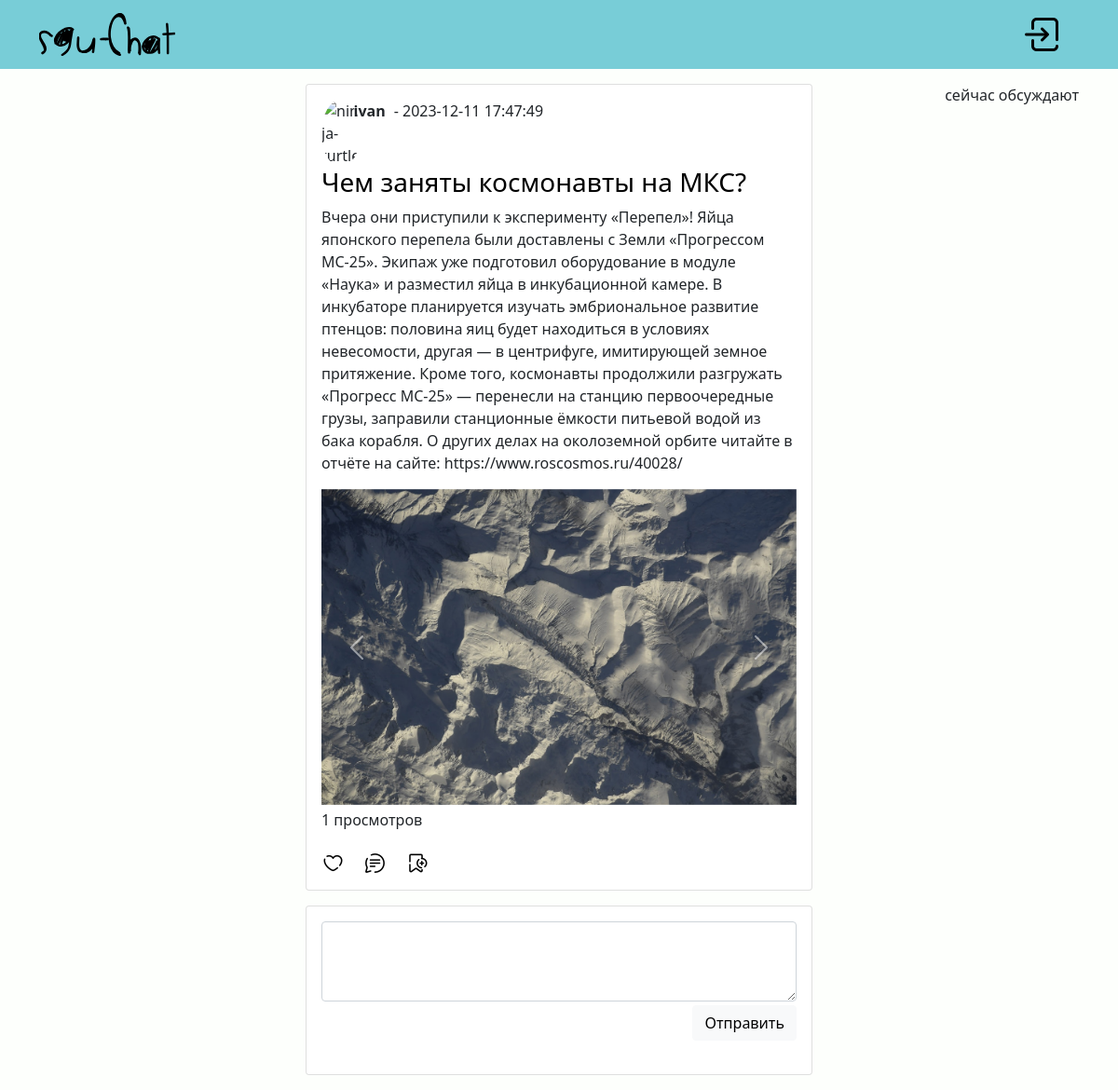
The app's page /post/4 with its own data.
### tables this page shows
CREATE TABLE user(
    id INTEGER PRIMARY KEY AUTOINCREMENT,
    username VARCHAR(32) UNIQUE NOT NULL,
    email TEXT NOT NULL UNIQUE,
    password TEXT NOT NULL,
    create_date TIMESTAMP NOT NULL DEFAULT CURRENT_TIMESTAMP,
    avatar TEXT NULL,
    country TEXT NULL,
    birthday TEXT NULL,
    gender TEXT NULL,
    bio TEXT NULL,
    study TEXT NULL
);

CREATE TABLE post(
    id INTEGER PRIMARY KEY AUTOINCREMENT,
    title TEXT NOT NULL,
    data TEXT NOT NULL,
    created TIMESTAMP NOT NULL DEFAULT CURRENT_TIMESTAMP,
    author_id INTEGER NOT NULL,
    FOREIGN KEY(author_id) REFERENCES user(id)
);

CREATE TABLE posts_statistics(
    id INTEGER PRIMARY KEY AUTOINCREMENT,
    views INTEGER NULL,
    likes INTEGER NULL,
    reposts INTEGER NULL,
    post_id INTEGER NOT NULL,
    FOREIGN KEY(post_id) REFERENCES post(id)
);

### website/views/post.py (the view)
@post.route('/<post_id>', methods=['GET', 'POST'])
def post_page(post_id):
    repository = RepositoryFactory()
    post_repo = repository.create_post_repository()
    comment_repo = repository.create_comments_repository()
    statistics_repo = repository.create_statistics_repository()
    user_id = session.get('user_id')
    if request.method == 'GET':
        view = int(statistics_repo.get_view(post_id))
        view += 1
        statistics_repo.update_views(post_id, view)
    if request.method == 'POST':
        if 'submit-comment' in request.form:
            data = request.form['comment']
            comment_repo.comment_to_db(data, post_id, user_id)
    post_on_page = post_repo.get_post(post_id)
    comments_on_page = comment_repo.get_comments(post_id)
    return render_template('blog/post.html', post=post_on_page, comments=comments_on_page)

### website/auth.py (called while the page is built)
@auth.before_app_request
def load_logged_in_user():
    user_id = session.get('user_id')
    if user_id is None:
        g.user = None
    else:
        g.user = get_db().execute('SELECT * FROM user WHERE id = ?', (user_id,)).fetchone()

### website/db.py (called while the page is built)
def get_db():
    if 'db' not in g:
        g.db = sqlite3.connect(
            current_app.config['DATABASE'],
            detect_types=sqlite3.PARSE_DECLTYPES
        )
        g.db.row_factory = sqlite3.Row
    return g.db

### website/repo/repositories/comment_repository.py (called while the page is built)
    def get_comments(self, post_id):
        return self.db.execute(
            'SELECT * FROM comments JOIN user ON comments.author_id = user.id WHERE post_id = ? ORDER BY created DESC',
            (post_id,)).fetchall()

### website/repo/repositories/post_repository.py (called while the page is built)
    def get_post(self, post_id):
        return self.db.execute('SELECT post.*, user.*, GROUP_CONCAT(files_post.filename) AS filenames, stats.* '
                               'FROM post '
                               'JOIN user ON post.author_id = user.id '
                               'JOIN files_post ON post.id = files_post.post_id '
                               'JOIN posts_statistics AS stats ON post.id = stats.id '
                               'WHERE post.id = ?', (post_id,)).fetchone()

### website/repo/repositories/statistics_repository.py (called while the page is built)
    def update_views(self, post_id, views):
        self.db.execute('UPDATE posts_statistics SET views = ? WHERE post_id = ?', (views, post_id))
        self.db.commit()

    def get_view(self, post_id):
        return self.db.execute('SELECT views FROM posts_statistics WHERE post_id = ?', (post_id,)).fetchone()[0]

### website/repo/repository_factory.py (called while the page is built)
    def create_post_repository(self):
        return PostRepository(self.db)

    def create_comments_repository(self):
        return CommentsRepository(self.db)

    def create_statistics_repository(self):
        return StatisticsRepository(self.db)

### website/templates/blog/post.html (shortened to what this page needs)
{% extends "base.html" %}{% block title %}{{ post.title }}{% endblock %}
{% block content %}
<div class="card my-3" style="width:34rem;">
    <div class="card-body">
        <div class="row">
            <div class="col-1 text-start">
                <img width="28" height="28" class="circle" src="{{ url_for('static', filename='users_files/' + post.avatar) }}" alt="ninja-turtle"/>
            </div>
            <div class="col-auto text-start">
                <p class="fw-bold usr-post-margin">{{post.username}}</p>
            </div>
            <div class="col text-start">
                <p class="date-margin">- {{post.created}}</p>
            </div>
        </div>
        <div class="col text-start">
            <a class="aa" href="{{ url_for('post.post_page', post_id=post.id) }}"><h3>{{ post.title }}</h3></a>
        </div>
        <div class="col text-start">
            <p>{{post.data}}</p>
        </div>
        <div class="col text-center">
            <div id="carousel{{post.id}}" class="carousel slide carousel-fade" data-bs-ride="carousel">
              <div class="carousel-inner">
                {% for filename in post.filenames.split(',') %}
                {% if loop.index == 1 %}
                <div class="carousel-item active">
                  <img src="{{ url_for('static', filename='post_files/' + filename)}}" class="d-block w-100" alt="...">
                </div>
                {% else %}
                <div class="carousel-item">
                  <img src="{{ url_for('static', filename='post_files/' + filename)}}" class="d-block w-100" alt="...">
                </div>
                {% endif %}
                {% endfor %}
              </div>
              <button class="carousel-control-prev" type="button" data-bs-target="#carousel{{post.id}}" data-bs-slide="prev">
                <span class="carousel-control-prev-icon" aria-hidden="true"></span>
              </button>
              <button class="carousel-control-next" type="button" data-bs-target="#carousel{{post.id}}" data-bs-slide="next">
                <span class="carousel-control-next-icon" aria-hidden="true"></span>
              </button>
            </div>
        </div>
        <div class="row">
            <div class="col text-start my-1">
                <p>{{post.views}} просмотров</p>
            </div>
        </div>
        <div class="row">
            <div class="col-1 text-start">
                <button style="background: none; border: none; padding: 0;">
                    <img width="25" height="25" src="{{url_for('static', filename='img/heart.png')}}" alt="hearts"/>
                </button>
            </div>
            <div class="col-1 text-start">
                <button style="background: none; border: none; padding: 0;">
                    <img width="25" height="25" src="{{url_for('static', filename='img/comment.png')}}" alt="speech-bubble"/>
                </button>
            </div>
            <div class="col-1 text-start">
                <button style="background: none; border: none; padding: 0;">
                    <img width="25" height="25" src="{{url_for('static', filename='img/bookmark-add.png')}}" alt="bookmark"/>
                </button>
            </div>
        </div>
    </div>
</div>
<form method="POST">
<div class="card my-3" style="width:34rem;">
    <div class="card-body">
        <div class="mb-3">
          <textarea class="form-control" rows="3" name="comment"></textarea>
          <div class="col text-end">
            <button type="submit" class="btn btn-light my-1" name="submit-comment">Отправить</button>
          </div>
        </div>
    </div>
</div>
</form>
{% endblock %}

### website/static/style.css (style rules this page uses)
html { font-size: 16px; background-color: #00000; }
body { font-family: 'Caveat', cursive; }
.circle { width: 30px; height: 30px; border-radius: 50%; overflow: hidden; }
.date-margin { margin-left: -15px; }
.usr-post-margin { margin-left: -10px; }
.aa { text-decoration: none; color: #000000; }

### records on screen
user: username "ivan"
post: created "2023-12-11 17:47:49", title "Чем заняты космонавты на МКС?", data "Вчера они приступили к эксперименту «Перепел»! Яйца японского перепела были доставлены с Земли «Прогрессом МС-25». Экипаж уже подготовил оборудование в модуле «Наука» и разместил яйца в инкубационной камере. В инкубаторе планируется изучать эмбриональное развитие птенцов: половина яиц будет находиться в условиях невесомости, другая — в центрифуге, имитирующей земное притяжение. Кроме того, космонавты продолжили разгружать «Прогресс МС-25» — перенесли на станцию первоочередные грузы, заправили станционные ёмкости питьевой водой из бака корабля. О других делах на околоземной орбите читайте в отчёте на сайте: https://www.roscosmos.ru/40028/"
posts_statistics: views "1"
